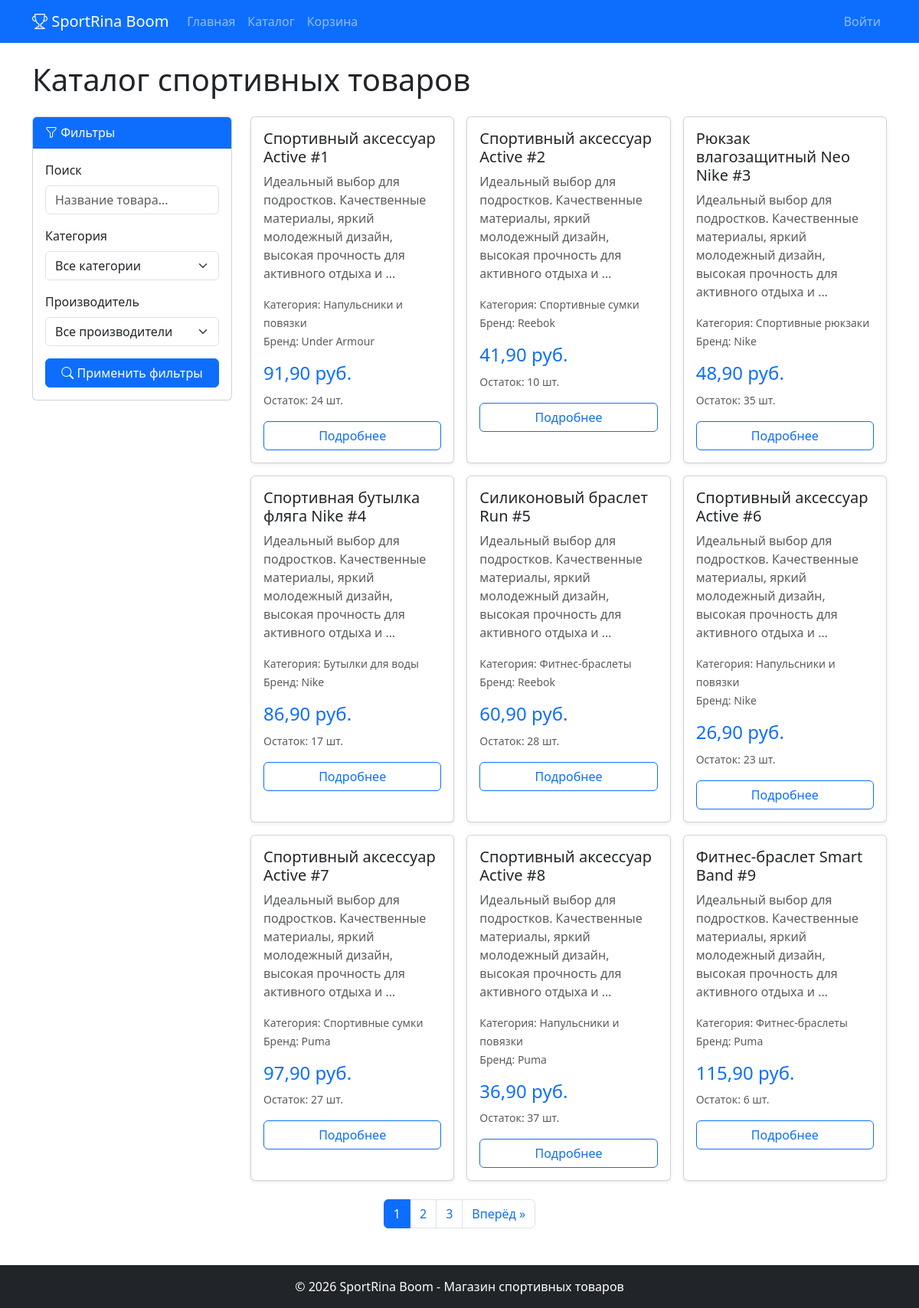
Page /catalog/ on the committed database.
### store/models.py (models this page shows, shortened)
class Product(models.Model):
    title = models.CharField(max_length=200, verbose_name='Название')
    description = models.TextField(verbose_name='Описание', blank=True)
    price = models.DecimalField(
        max_digits=10, decimal_places=2,
        verbose_name='Цена',
        validators=[MinValueValidator(0.0)]
    )
    stock_quantity = models.PositiveIntegerField(verbose_name='Количество на складе', default=0)
    image = models.ImageField(upload_to='products/', blank=True, null=True, verbose_name='Изображение')
    category = models.ForeignKey(Category, on_delete=models.CASCADE, verbose_name='Категория')
    manufacturer = models.ForeignKey(Manufacturer, on_delete=models.CASCADE, verbose_name='Производитель')
    class Meta:
        verbose_name = 'Товар'
        verbose_name_plural = 'Товары'

class Category(models.Model):
    name = models.CharField(max_length=200, verbose_name='Название категории')
    class Meta:
        verbose_name = 'Категория'
        verbose_name_plural = 'Категории'

class Manufacturer(models.Model):
    name = models.CharField(max_length=200, verbose_name='Название производителя')
    class Meta:
        verbose_name = 'Производитель'
        verbose_name_plural = 'Производители'

### store/views.py (the view)
# urls.py: path('catalog/', views.product_list, name='product_list'),
def product_list(request):
    products = Product.objects.all()
    categories = Category.objects.all()
    manufacturers = Manufacturer.objects.all()
    search_query = request.GET.get('search', '')
    if search_query:
        products = products.filter(
            Q(title__icontains=search_query) | Q(description__icontains=search_query)
        )
    category_id = request.GET.get('category', '')
    if category_id:
        products = products.filter(category_id=category_id)
    manufacturer_id = request.GET.get('manufacturer', '')
    if manufacturer_id:
        products = products.filter(manufacturer_id=manufacturer_id)
    paginator = Paginator(products, 9)
    page_number = request.GET.get('page')
    page_obj = paginator.get_page(page_number)
    return render(request, 'shop/catalog.html', {
        'products': page_obj,
        'categories': categories,
        'manufacturers': manufacturers,
        'search_query': search_query,
        'selected_category': category_id,
        'selected_manufacturer': manufacturer_id,
        'page_obj': page_obj,
    })

### store/templates/shop/catalog.html (shortened to what this page needs)
{% extends 'base.html' %}
{% load static %}
{% block content %}
<h1 class="mb-4">Каталог спортивных товаров</h1>
<div class="row">
    <div class="col-md-3 mb-4">
        <div class="card">
            <div class="card-header bg-primary text-white">
                <i class="bi bi-funnel"></i> Фильтры
            </div>
            <div class="card-body">
                <form method="get" action="/catalog/">
                    <div class="mb-3">
                        <label class="form-label">Поиск</label>
                        <input type="text" name="search" class="form-control"
                               placeholder="Название товара..."
                               value="{{ search_query }}">
                    </div>
                    <div class="mb-3">
                        <label class="form-label">Категория</label>
                        <select name="category" class="form-select">
                            <option value="">Все категории</option>
                        </select>
                    </div>
                    <div class="mb-3">
                        <label class="form-label">Производитель</label>
                        <select name="manufacturer" class="form-select">
                            <option value="">Все производители</option>
                        </select>
                    </div>
                    <button type="submit" class="btn btn-primary w-100">
                        <i class="bi bi-search"></i> Применить фильтры
                    </button>
                </form>
            </div>
        </div>
    </div>
    <div class="col-md-9">
        {% if products %}
            <div class="row row-cols-1 row-cols-md-2 row-cols-lg-3 g-3">
                {% for product in products %}
                <div class="col">
                    <div class="card h-100 shadow-sm">
                        <div class="card-body">
                            <h5 class="card-title">{{ product.title }}</h5>
                            <p class="card-text text-muted">{{ product.description|truncatewords:15 }}</p>
                            <p class="card-text">
                                <small class="text-muted">
                                    Категория: {{ product.category.name }}<br>
                                    Бренд: {{ product.manufacturer.name }}
                                </small>
                            </p>
                            <h4 class="text-primary">{{ product.price }} руб.</h4>
                            <p class="card-text">
                                <small class="text-muted">Остаток: {{ product.stock_quantity }} шт.</small>
                            </p>
                            <a href="/catalog/{{ product.pk }}/" class="btn btn-outline-primary w-100">
                                Подробнее
                            </a>
                        </div>
                    </div>
                </div>
                {% endfor %}
            </div>
        {% else %}
            <div class="text-center py-5">
                <i class="bi bi-box-seam display-4 text-muted"></i>
                <p class="mt-3">Товары не найдены</p>
            </div>
        {% endif %}
    </div>
</div>
    {% if page_obj.has_other_pages %}
    <nav class="mt-4">
        <ul class="pagination justify-content-center">
            {% for num in page_obj.paginator.page_range %}
                {% if page_obj.number == num %}
                    <li class="page-item active">
                        <span class="page-link">{{ num }}</span>
                    </li>
                {% elif num > page_obj.number|add:'-3' and num < page_obj.number|add:'3' %}
                    <li class="page-item">
                        <a class="page-link" href="?page={{ num }}&category={{ selected_category }}&manufacturer={{ selected_manufacturer }}&search={{ search_query }}">{{ num }}</a>
                    </li>
                {% endif %}
            {% endfor %}
            {% if page_obj.has_next %}
                <li class="page-item">
                    <a class="page-link" href="?page={{ page_obj.next_page_number }}&category={{ selected_category }}&manufacturer={{ selected_manufacturer }}&search={{ search_query }}">
                        Вперёд &raquo;
                    </a>
                </li>
            {% endif %}
        </ul>
    </nav>
    {% endif %}
{% endblock %}

### rows in the picture
Product: title "Спортивный аксессуар Active #1", description "Идеальный выбор для подростков. Качественные материалы, яркий молодежный дизайн, высокая прочность для активного отдыха и …", category.name "Напульсники и повязки", manufacturer.name "Under Armour", price "91,90", stock_quantity "24"
Product: title "Спортивный аксессуар Active #2", description "Идеальный выбор для подростков. Качественные материалы, яркий молодежный дизайн, высокая прочность для активного отдыха и …", category.name "Спортивные сумки", manufacturer.name "Reebok", price "41,90", stock_quantity "10"
Product: title "Рюкзак влагозащитный Neo Nike #3", description "Идеальный выбор для подростков. Качественные материалы, яркий молодежный дизайн, высокая прочность для активного отдыха и …", category.name "Спортивные рюкзаки", manufacturer.name "Nike", price "48,90", stock_quantity "35"
Product: title "Спортивная бутылка фляга Nike #4", description "Идеальный выбор для подростков. Качественные материалы, яркий молодежный дизайн, высокая прочность для активного отдыха и …", category.name "Бутылки для воды", manufacturer.name "Nike", price "86,90", stock_quantity "17"
Product: title "Силиконовый браслет Run #5", description "Идеальный выбор для подростков. Качественные материалы, яркий молодежный дизайн, высокая прочность для активного отдыха и …", category.name "Фитнес-браслеты", manufacturer.name "Reebok", price "60,90", stock_quantity "28"
Product: title "Спортивный аксессуар Active #6", description "Идеальный выбор для подростков. Качественные материалы, яркий молодежный дизайн, высокая прочность для активного отдыха и …", category.name "Напульсники и повязки", manufacturer.name "Nike", price "26,90", stock_quantity "23"
Product: title "Спортивный аксессуар Active #7", description "Идеальный выбор для подростков. Качественные материалы, яркий молодежный дизайн, высокая прочность для активного отдыха и …", category.name "Спортивные сумки", manufacturer.name "Puma", price "97,90", stock_quantity "27"
Product: title "Спортивный аксессуар Active #8", description "Идеальный выбор для подростков. Качественные материалы, яркий молодежный дизайн, высокая прочность для активного отдыха и …", category.name "Напульсники и повязки", manufacturer.name "Puma", price "36,90", stock_quantity "37"
Product: title "Фитнес-браслет Smart Band #9", description "Идеальный выбор для подростков. Качественные материалы, яркий молодежный дизайн, высокая прочность для активного отдыха и …", category.name "Фитнес-браслеты", manufacturer.name "Puma", price "115,90", stock_quantity "6"

### other values in the picture
{{ num }} "1"
{{ num }} "2" "3"
